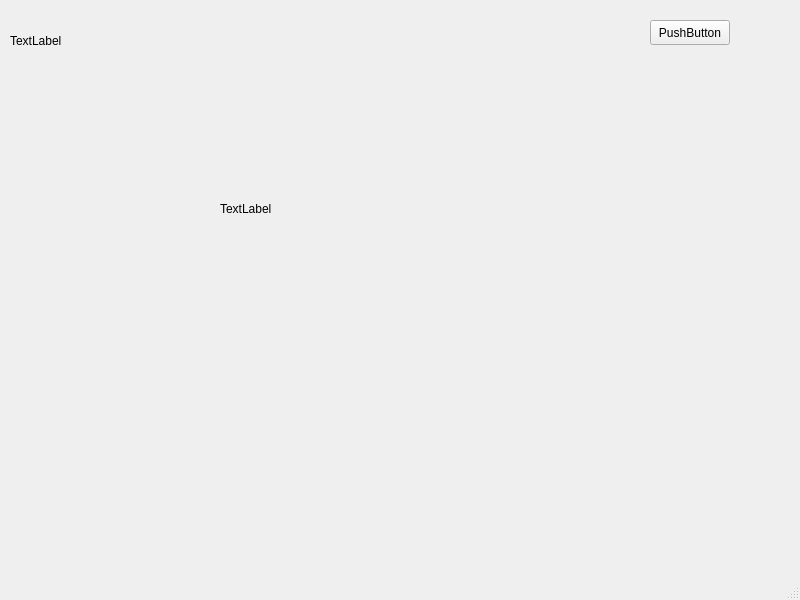
<?xml version="1.0" encoding="UTF-8"?>
<ui version="4.0">
 <class>MainWindow</class>
 <widget class="QMainWindow" name="MainWindow">
  <property name="geometry">
   <rect>
    <x>0</x>
    <y>0</y>
    <width>800</width>
    <height>600</height>
   </rect>
  </property>
  <property name="windowTitle">
   <string>MainWindow</string>
  </property>
  <widget class="QWidget" name="centralwidget">
   <widget class="QLabel" name="text_Language">
    <property name="geometry">
     <rect>
      <x>10</x>
      <y>10</y>
      <width>621</width>
      <height>61</height>
     </rect>
    </property>
    <property name="text">
     <string>TextLabel</string>
    </property>
   </widget>
   <widget class="QLabel" name="label">
    <property name="geometry">
     <rect>
      <x>220</x>
      <y>200</y>
      <width>54</width>
      <height>17</height>
     </rect>
    </property>
    <property name="text">
     <string>TextLabel</string>
    </property>
   </widget>
   <widget class="QPushButton" name="pushButton">
    <property name="geometry">
     <rect>
      <x>650</x>
      <y>20</y>
      <width>80</width>
      <height>25</height>
     </rect>
    </property>
    <property name="text">
     <string>PushButton</string>
    </property>
   </widget>
  </widget>
  <widget class="QMenuBar" name="menubar">
   <property name="geometry">
    <rect>
     <x>0</x>
     <y>0</y>
     <width>800</width>
     <height>22</height>
    </rect>
   </property>
  </widget>
  <widget class="QStatusBar" name="statusbar"/>
 </widget>
 <resources/>
 <connections/>
</ui>
